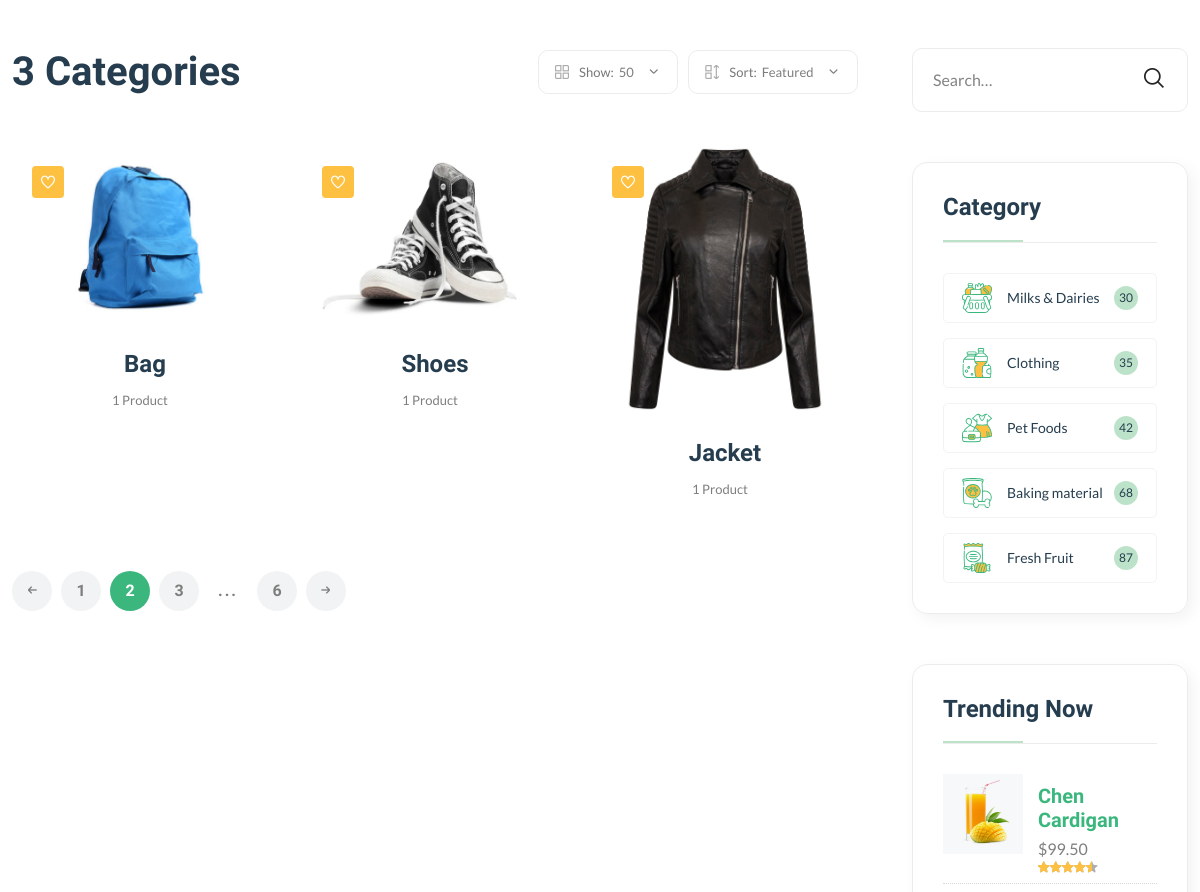
Page /category/ (middle part) on the earlier database version.
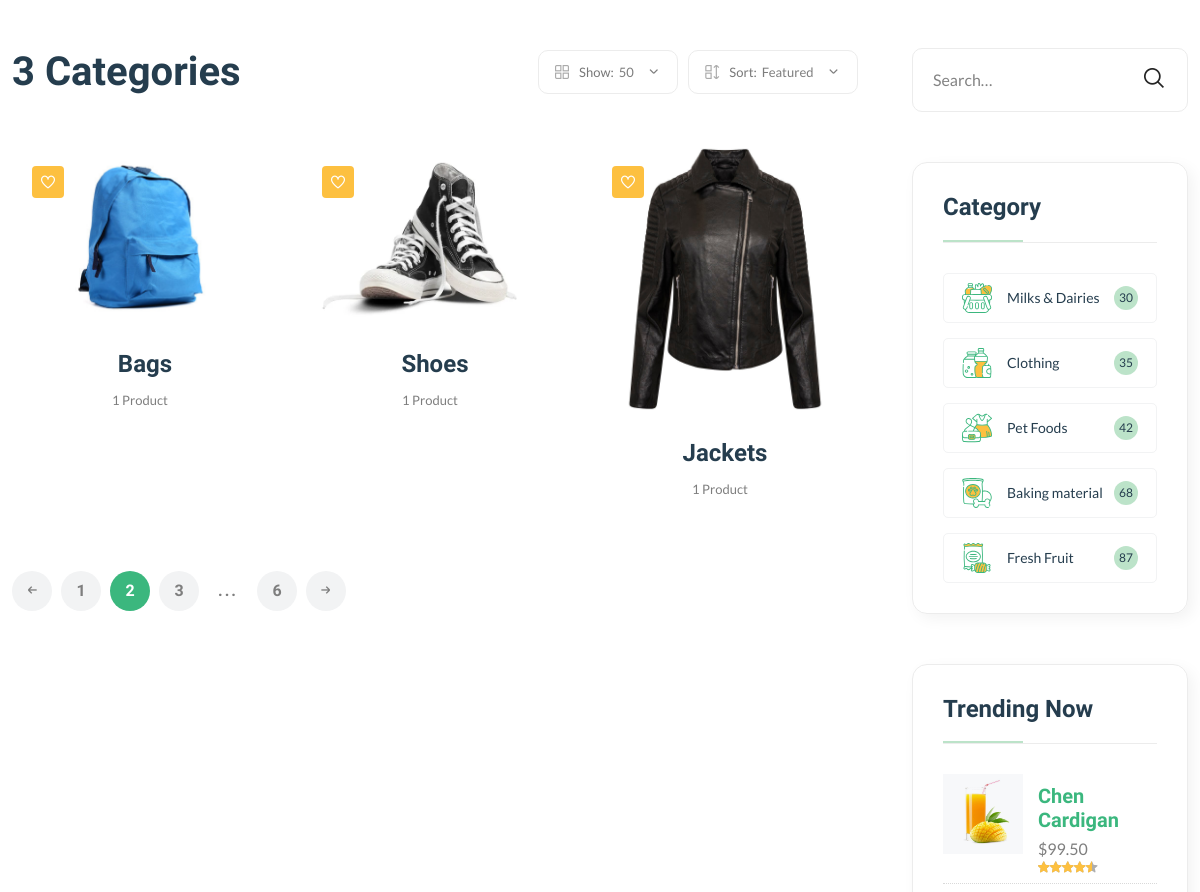
Same page on the later database version.
### core/models.py (models this page shows, shortened)
class Category(models.Model):
    cid = ShortUUIDField(unique=True, max_length=15,
                         prefix="cat", alphabet="abcdefgh12345")
    title = models.CharField(max_length=255)
    image = models.ImageField(upload_to='category')
    class Meta:
        verbose_name = 'Category'
        verbose_name_plural = 'Categories'

### core/views.py (the view)
# urls.py: path('category/', views.category_list_view, name='category-list'),
def category_list_view(request):
    categories = Category.objects.all()
    context = {
        'categories': categories
    }
    return render(request, 'core/category-list.html', context)

### templates/core/category-list.html (shortened to what the changed rows need)
{% extends "partials/base.html" %}
{% load static %}
{% block content %}
 <main class="main">
        <div class="page-content mb-50">
            <div class="container">
                <div class="row">
                    <div class="col-lg-9">
                        <div class="shop-product-fillter mb-50 pr-30">
                            <div class="totall-product">
                                <h2>
                                    {{categories.count}} Categories
                                </h2>
                            </div>
                        </div>
                        <div class="loop-grid pr-30">
                            <div class="row">
                                {% for category in categories %}
                                <article class="col-xl-4 col-lg-6 col-md-6 text-center hover-up mb-30 animated">
                                    <div class="post-thumb">
                                        <a href='blog-post-right.html'>
                                            <img class="border-radius-15" src="{{ category.image.url }}" alt="" />
                                        </a>
                                        <div class="entry-meta">
                                            <a class='entry-meta meta-2' href='blog-category-grid.html'><i class="fi-rs-heart"></i></a>
                                        </div>
                                    </div>
                                    <div class="entry-content-2">
                                        <h4 class="post-title mb-15">
                                            <a href='blog-post-right.html'>{{category.title }}</a>
                                        </h4>
                                        <div class="entry-meta font-xs color-grey mt-10 pb-10">
                                            <div>
                                                <span class="hit-count mr-10">{{category.category.count}} Product{{category.category.count | pluralize:"s"}}</span>
                                            </div>
                                        </div>
                                    </div>
                                </article>
                                {% endfor %}
                            </div>
                        </div>
                    </div>
                </div>
            </div>
        </div>
    </main>
{% endblock content %}

Differences in the rows shown:
changed Category id 1: title "Bag" → "Bags"
changed Category: title "Jacket" → "Jackets"
